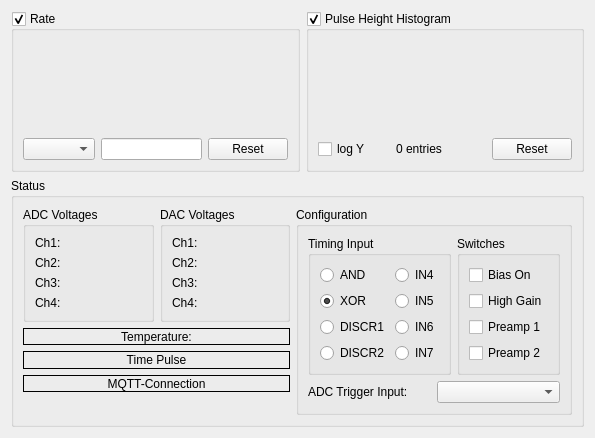
<?xml version="1.0" encoding="UTF-8"?>
<ui version="4.0">
 <class>Status</class>
 <widget class="QWidget" name="Status">
  <property name="geometry">
   <rect>
    <x>0</x>
    <y>0</y>
    <width>595</width>
    <height>438</height>
   </rect>
  </property>
  <property name="sizePolicy">
   <sizepolicy hsizetype="Preferred" vsizetype="Minimum">
    <horstretch>0</horstretch>
    <verstretch>0</verstretch>
   </sizepolicy>
  </property>
  <property name="maximumSize">
   <size>
    <width>16777215</width>
    <height>16777215</height>
   </size>
  </property>
  <property name="windowTitle">
   <string>Form</string>
  </property>
  <layout class="QGridLayout" name="gridLayout_7">
   <item row="0" column="0">
    <widget class="QGroupBox" name="ratePlotGroupBox">
     <property name="sizePolicy">
      <sizepolicy hsizetype="MinimumExpanding" vsizetype="Preferred">
       <horstretch>0</horstretch>
       <verstretch>0</verstretch>
      </sizepolicy>
     </property>
     <property name="minimumSize">
      <size>
       <width>200</width>
       <height>130</height>
      </size>
     </property>
     <property name="title">
      <string>Rate</string>
     </property>
     <property name="checkable">
      <bool>true</bool>
     </property>
     <layout class="QGridLayout" name="gridLayout_8">
      <item row="0" column="0" colspan="3">
       <widget class="PlotCustom" name="ratePlot" native="true">
        <property name="sizePolicy">
         <sizepolicy hsizetype="Preferred" vsizetype="Expanding">
          <horstretch>0</horstretch>
          <verstretch>0</verstretch>
         </sizepolicy>
        </property>
        <property name="minimumSize">
         <size>
          <width>0</width>
          <height>0</height>
         </size>
        </property>
       </widget>
      </item>
      <item row="1" column="0">
       <widget class="QComboBox" name="ratePlotPresetComboBox"/>
      </item>
      <item row="1" column="1">
       <widget class="QLineEdit" name="ratePlotBufferEdit"/>
      </item>
      <item row="1" column="2">
       <widget class="QPushButton" name="resetRatePushButton">
        <property name="text">
         <string>Reset</string>
        </property>
       </widget>
      </item>
     </layout>
    </widget>
   </item>
   <item row="0" column="1">
    <widget class="QGroupBox" name="pulseHeightHistogramGroupBox">
     <property name="sizePolicy">
      <sizepolicy hsizetype="MinimumExpanding" vsizetype="Preferred">
       <horstretch>0</horstretch>
       <verstretch>0</verstretch>
      </sizepolicy>
     </property>
     <property name="minimumSize">
      <size>
       <width>200</width>
       <height>130</height>
      </size>
     </property>
     <property name="title">
      <string>Pulse Height Histogram</string>
     </property>
     <property name="checkable">
      <bool>true</bool>
     </property>
     <layout class="QGridLayout" name="gridLayout_5">
      <item row="0" column="0" colspan="4">
       <widget class="CustomHistogram" name="pulseHeightHistogram" native="true">
        <property name="sizePolicy">
         <sizepolicy hsizetype="Preferred" vsizetype="Expanding">
          <horstretch>0</horstretch>
          <verstretch>0</verstretch>
         </sizepolicy>
        </property>
        <property name="minimumSize">
         <size>
          <width>0</width>
          <height>0</height>
         </size>
        </property>
       </widget>
      </item>
      <item row="1" column="0">
       <widget class="QCheckBox" name="histoLogYCheckBox">
        <property name="text">
         <string>log Y</string>
        </property>
       </widget>
      </item>
      <item row="1" column="1">
       <spacer name="horizontalSpacer">
        <property name="orientation">
         <enum>Qt::Horizontal</enum>
        </property>
        <property name="sizeHint" stdset="0">
         <size>
          <width>20</width>
          <height>17</height>
         </size>
        </property>
       </spacer>
      </item>
      <item row="1" column="2">
       <widget class="QLabel" name="PulseHeightHistogramEntriesLabel">
        <property name="minimumSize">
         <size>
          <width>90</width>
          <height>0</height>
         </size>
        </property>
        <property name="text">
         <string>0 entries</string>
        </property>
       </widget>
      </item>
      <item row="1" column="3">
       <widget class="QPushButton" name="resetHistoPushButton">
        <property name="text">
         <string>Reset</string>
        </property>
       </widget>
      </item>
     </layout>
    </widget>
   </item>
   <item row="1" column="0" colspan="2">
    <widget class="QGroupBox" name="statusValuesGroupBox">
     <property name="enabled">
      <bool>true</bool>
     </property>
     <property name="sizePolicy">
      <sizepolicy hsizetype="Preferred" vsizetype="Minimum">
       <horstretch>0</horstretch>
       <verstretch>0</verstretch>
      </sizepolicy>
     </property>
     <property name="minimumSize">
      <size>
       <width>0</width>
       <height>0</height>
      </size>
     </property>
     <property name="maximumSize">
      <size>
       <width>16777215</width>
       <height>16777215</height>
      </size>
     </property>
     <property name="title">
      <string>Status</string>
     </property>
     <layout class="QGridLayout" name="gridLayout_6">
      <item row="1" column="0" colspan="2">
       <widget class="QLabel" name="temperatureLabel">
        <property name="sizePolicy">
         <sizepolicy hsizetype="Preferred" vsizetype="Minimum">
          <horstretch>0</horstretch>
          <verstretch>0</verstretch>
         </sizepolicy>
        </property>
        <property name="frameShape">
         <enum>QFrame::Box</enum>
        </property>
        <property name="text">
         <string>Temperature:</string>
        </property>
        <property name="alignment">
         <set>Qt::AlignCenter</set>
        </property>
       </widget>
      </item>
      <item row="0" column="1">
       <widget class="QGroupBox" name="DACGroupBox">
        <property name="sizePolicy">
         <sizepolicy hsizetype="Preferred" vsizetype="Minimum">
          <horstretch>0</horstretch>
          <verstretch>0</verstretch>
         </sizepolicy>
        </property>
        <property name="minimumSize">
         <size>
          <width>0</width>
          <height>0</height>
         </size>
        </property>
        <property name="maximumSize">
         <size>
          <width>16777215</width>
          <height>16777215</height>
         </size>
        </property>
        <property name="title">
         <string>DAC Voltages</string>
        </property>
        <layout class="QGridLayout" name="gridLayout_2">
         <item row="0" column="0">
          <widget class="QLabel" name="DACLabel1">
           <property name="font">
            <font>
             <pointsize>9</pointsize>
            </font>
           </property>
           <property name="text">
            <string>Ch1: </string>
           </property>
          </widget>
         </item>
         <item row="1" column="0">
          <widget class="QLabel" name="DACLabel2">
           <property name="font">
            <font>
             <pointsize>9</pointsize>
            </font>
           </property>
           <property name="text">
            <string>Ch2: </string>
           </property>
          </widget>
         </item>
         <item row="2" column="0">
          <widget class="QLabel" name="DACLabel3">
           <property name="font">
            <font>
             <pointsize>9</pointsize>
            </font>
           </property>
           <property name="text">
            <string>Ch3: </string>
           </property>
          </widget>
         </item>
         <item row="3" column="0">
          <widget class="QLabel" name="DACLabel4">
           <property name="font">
            <font>
             <pointsize>9</pointsize>
            </font>
           </property>
           <property name="text">
            <string>Ch4: </string>
           </property>
          </widget>
         </item>
        </layout>
       </widget>
      </item>
      <item row="0" column="0">
       <widget class="QGroupBox" name="ADCGroupBox">
        <property name="sizePolicy">
         <sizepolicy hsizetype="Preferred" vsizetype="Minimum">
          <horstretch>0</horstretch>
          <verstretch>0</verstretch>
         </sizepolicy>
        </property>
        <property name="minimumSize">
         <size>
          <width>0</width>
          <height>0</height>
         </size>
        </property>
        <property name="maximumSize">
         <size>
          <width>16777215</width>
          <height>16777215</height>
         </size>
        </property>
        <property name="title">
         <string>ADC Voltages</string>
        </property>
        <layout class="QVBoxLayout" name="verticalLayout">
         <item>
          <widget class="QLabel" name="ADCLabel1">
           <property name="font">
            <font>
             <pointsize>9</pointsize>
            </font>
           </property>
           <property name="text">
            <string>Ch1: </string>
           </property>
          </widget>
         </item>
         <item>
          <widget class="QLabel" name="ADCLabel2">
           <property name="font">
            <font>
             <pointsize>9</pointsize>
            </font>
           </property>
           <property name="text">
            <string>Ch2: </string>
           </property>
          </widget>
         </item>
         <item>
          <widget class="QLabel" name="ADCLabel3">
           <property name="font">
            <font>
             <pointsize>9</pointsize>
            </font>
           </property>
           <property name="text">
            <string>Ch3: </string>
           </property>
          </widget>
         </item>
         <item>
          <widget class="QLabel" name="ADCLabel4">
           <property name="font">
            <font>
             <pointsize>9</pointsize>
            </font>
           </property>
           <property name="text">
            <string>Ch4: </string>
           </property>
          </widget>
         </item>
        </layout>
       </widget>
      </item>
      <item row="0" column="2" rowspan="5">
       <widget class="QGroupBox" name="switchesGroupBox">
        <property name="sizePolicy">
         <sizepolicy hsizetype="Preferred" vsizetype="Minimum">
          <horstretch>0</horstretch>
          <verstretch>0</verstretch>
         </sizepolicy>
        </property>
        <property name="minimumSize">
         <size>
          <width>0</width>
          <height>0</height>
         </size>
        </property>
        <property name="maximumSize">
         <size>
          <width>16777215</width>
          <height>16777215</height>
         </size>
        </property>
        <property name="title">
         <string>Configuration</string>
        </property>
        <layout class="QGridLayout" name="gridLayout_4">
         <item row="0" column="0">
          <widget class="QGroupBox" name="InputSelectGroupBox">
           <property name="sizePolicy">
            <sizepolicy hsizetype="Preferred" vsizetype="Minimum">
             <horstretch>0</horstretch>
             <verstretch>0</verstretch>
            </sizepolicy>
           </property>
           <property name="minimumSize">
            <size>
             <width>0</width>
             <height>0</height>
            </size>
           </property>
           <property name="maximumSize">
            <size>
             <width>16777215</width>
             <height>16777215</height>
            </size>
           </property>
           <property name="title">
            <string>Timing Input</string>
           </property>
           <property name="checkable">
            <bool>false</bool>
           </property>
           <layout class="QGridLayout" name="gridLayout">
            <item row="0" column="0">
             <widget class="QRadioButton" name="InputSelectRadioButton0">
              <property name="font">
               <font>
                <pointsize>9</pointsize>
               </font>
              </property>
              <property name="text">
               <string>AND</string>
              </property>
              <property name="checked">
               <bool>false</bool>
              </property>
             </widget>
            </item>
            <item row="0" column="1">
             <widget class="QRadioButton" name="InputSelectRadioButton4">
              <property name="font">
               <font>
                <pointsize>9</pointsize>
               </font>
              </property>
              <property name="text">
               <string>IN4</string>
              </property>
              <property name="checked">
               <bool>false</bool>
              </property>
             </widget>
            </item>
            <item row="1" column="0">
             <widget class="QRadioButton" name="InputSelectRadioButton1">
              <property name="font">
               <font>
                <pointsize>9</pointsize>
               </font>
              </property>
              <property name="text">
               <string>XOR</string>
              </property>
              <property name="checked">
               <bool>true</bool>
              </property>
             </widget>
            </item>
            <item row="1" column="1">
             <widget class="QRadioButton" name="InputSelectRadioButton5">
              <property name="font">
               <font>
                <pointsize>9</pointsize>
               </font>
              </property>
              <property name="text">
               <string>IN5</string>
              </property>
              <property name="checked">
               <bool>false</bool>
              </property>
             </widget>
            </item>
            <item row="2" column="0">
             <widget class="QRadioButton" name="InputSelectRadioButton2">
              <property name="font">
               <font>
                <pointsize>9</pointsize>
               </font>
              </property>
              <property name="text">
               <string>DISCR1</string>
              </property>
              <property name="checked">
               <bool>false</bool>
              </property>
             </widget>
            </item>
            <item row="2" column="1">
             <widget class="QRadioButton" name="InputSelectRadioButton6">
              <property name="font">
               <font>
                <pointsize>9</pointsize>
               </font>
              </property>
              <property name="text">
               <string>IN6</string>
              </property>
              <property name="checked">
               <bool>false</bool>
              </property>
             </widget>
            </item>
            <item row="3" column="0">
             <widget class="QRadioButton" name="InputSelectRadioButton3">
              <property name="font">
               <font>
                <pointsize>9</pointsize>
               </font>
              </property>
              <property name="text">
               <string>DISCR2</string>
              </property>
              <property name="checked">
               <bool>false</bool>
              </property>
             </widget>
            </item>
            <item row="3" column="1">
             <widget class="QRadioButton" name="InputSelectRadioButton7">
              <property name="font">
               <font>
                <pointsize>9</pointsize>
               </font>
              </property>
              <property name="text">
               <string>IN7</string>
              </property>
              <property name="checked">
               <bool>false</bool>
              </property>
             </widget>
            </item>
           </layout>
          </widget>
         </item>
         <item row="0" column="1">
          <widget class="QGroupBox" name="groupBox">
           <property name="sizePolicy">
            <sizepolicy hsizetype="Preferred" vsizetype="Minimum">
             <horstretch>0</horstretch>
             <verstretch>0</verstretch>
            </sizepolicy>
           </property>
           <property name="minimumSize">
            <size>
             <width>0</width>
             <height>0</height>
            </size>
           </property>
           <property name="maximumSize">
            <size>
             <width>16777215</width>
             <height>16777215</height>
            </size>
           </property>
           <property name="title">
            <string>Switches</string>
           </property>
           <layout class="QGridLayout" name="gridLayout_3">
            <item row="0" column="0">
             <widget class="QCheckBox" name="biasEnableCheckBox">
              <property name="font">
               <font>
                <pointsize>9</pointsize>
               </font>
              </property>
              <property name="text">
               <string>Bias On</string>
              </property>
              <property name="checked">
               <bool>false</bool>
              </property>
             </widget>
            </item>
            <item row="1" column="0">
             <widget class="QCheckBox" name="highGainCheckBox">
              <property name="font">
               <font>
                <pointsize>9</pointsize>
               </font>
              </property>
              <property name="text">
               <string>High Gain</string>
              </property>
             </widget>
            </item>
            <item row="2" column="0">
             <widget class="QCheckBox" name="preamp1CheckBox">
              <property name="font">
               <font>
                <pointsize>9</pointsize>
               </font>
              </property>
              <property name="text">
               <string>Preamp 1</string>
              </property>
             </widget>
            </item>
            <item row="3" column="0">
             <widget class="QCheckBox" name="preamp2CheckBox">
              <property name="font">
               <font>
                <pointsize>9</pointsize>
               </font>
              </property>
              <property name="text">
               <string>Preamp 2</string>
              </property>
             </widget>
            </item>
           </layout>
          </widget>
         </item>
         <item row="1" column="0" colspan="2">
          <layout class="QHBoxLayout" name="horizontalLayout">
           <item>
            <widget class="QLabel" name="label">
             <property name="sizePolicy">
              <sizepolicy hsizetype="Preferred" vsizetype="Minimum">
               <horstretch>0</horstretch>
               <verstretch>0</verstretch>
              </sizepolicy>
             </property>
             <property name="font">
              <font>
               <pointsize>9</pointsize>
              </font>
             </property>
             <property name="text">
              <string>ADC Trigger Input:</string>
             </property>
            </widget>
           </item>
           <item>
            <widget class="QComboBox" name="triggerSelectionComboBox">
             <property name="font">
              <font>
               <pointsize>9</pointsize>
              </font>
             </property>
            </widget>
           </item>
          </layout>
         </item>
        </layout>
       </widget>
      </item>
      <item row="2" column="0" colspan="2">
       <widget class="QLabel" name="timePulseLabel">
        <property name="sizePolicy">
         <sizepolicy hsizetype="Preferred" vsizetype="Minimum">
          <horstretch>0</horstretch>
          <verstretch>0</verstretch>
         </sizepolicy>
        </property>
        <property name="frameShape">
         <enum>QFrame::Box</enum>
        </property>
        <property name="text">
         <string>Time Pulse</string>
        </property>
        <property name="alignment">
         <set>Qt::AlignCenter</set>
        </property>
       </widget>
      </item>
      <item row="3" column="0" colspan="2">
       <widget class="QLabel" name="mqttStatusLabel">
        <property name="sizePolicy">
         <sizepolicy hsizetype="Preferred" vsizetype="Minimum">
          <horstretch>0</horstretch>
          <verstretch>0</verstretch>
         </sizepolicy>
        </property>
        <property name="frameShape">
         <enum>QFrame::Box</enum>
        </property>
        <property name="text">
         <string>MQTT-Connection</string>
        </property>
        <property name="alignment">
         <set>Qt::AlignCenter</set>
        </property>
       </widget>
      </item>
     </layout>
    </widget>
   </item>
  </layout>
 </widget>
 <customwidgets>
  <customwidget>
   <class>CustomHistogram</class>
   <extends>QWidget</extends>
   <header>custom_histogram_widget.h</header>
   <container>1</container>
  </customwidget>
  <customwidget>
   <class>PlotCustom</class>
   <extends>QWidget</extends>
   <header>plotcustom.h</header>
   <container>1</container>
  </customwidget>
 </customwidgets>
 <resources/>
 <connections/>
</ui>
